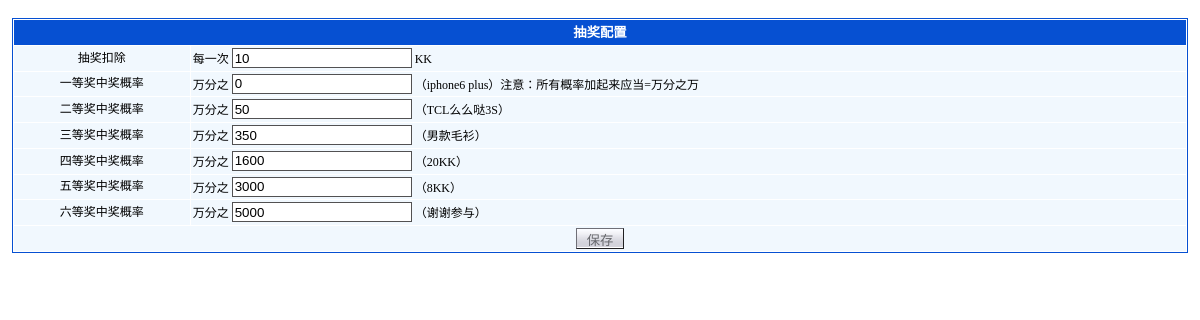
Page /admin/config_lottery.php (signed in) on the committed database.
### tables this page shows
CREATE TABLE IF NOT EXISTS `h_config` (
  `id` int(11) NOT NULL AUTO_INCREMENT,
  `h_webName` varchar(50) DEFAULT NULL,
  `h_webLogo` varchar(250) DEFAULT NULL,
  `h_webLogoLogin` varchar(250) DEFAULT NULL,
  `h_webKeyword` varchar(250) DEFAULT NULL,
  `h_keyword` text,
  `h_description` text,
  `h_leftContact` text,
  `h_counter` text,
  `h_footer` text,
  `h_rewriteOpen` int(11) DEFAULT '0',
  `h_point2Member` decimal(11,0) DEFAULT '0' COMMENT '激活会员需要多少金币',
  `h_point1MemberPoint2` int(11) DEFAULT '0' COMMENT '被激活的会员拥有多少金币',
  `h_point2Quit` int(11) DEFAULT '0' COMMENT '放弃已经拍下来的金币，扣多少金币作为惩罚',
  `h_withdrawFee` decimal(11,2) DEFAULT '0.00' COMMENT '提现手续费百分比',
  `h_withdrawMinCom` int(11) DEFAULT '0' COMMENT '提现要求至少直荐多少人',
  `h_withdrawMinMoney` int(11) DEFAULT '0' COMMENT '提现最低要求金额',
  `h_point2Lottery` int(11) DEFAULT '0' COMMENT '抽奖一次扣多少金币',
  `h_lottery1` int(11) DEFAULT '0' COMMENT '1等奖中奖概率，万分之几',
  `h_lottery2` int(11) DEFAULT '0',
  `h_lottery3` int(11) DEFAULT '0',
  `h_lottery4` int(11) DEFAULT '0',
  `h_lottery5` int(11) DEFAULT '0',
  `h_lottery6` int(11) DEFAULT '0',
  `h_point2Com1` decimal(12,4) DEFAULT '0.0000' COMMENT '1代直推奖励',
  `h_point2Com2` decimal(12,4) DEFAULT '0.0000',
  `h_point2Com3` decimal(12,4) DEFAULT '0.0000',
  `h_point2Com4` decimal(12,4) DEFAULT '0.0000',
  `h_point2Com5` decimal(12,4) DEFAULT '0.0000',
  `h_point2Com6` decimal(11,2) DEFAULT '0.00' COMMENT '6-10保留，未用',
  `h_point2Com7` decimal(11,2) DEFAULT '0.00',
  `h_point2Com8` decimal(11,2) DEFAULT '0.00',
  `h_point2Com9` decimal(11,2) DEFAULT '0.00',
  `h_point2Com10` decimal(11,2) DEFAULT '0.00',
  `h_levelUpTo0` int(11) DEFAULT '0' COMMENT '升级至vip需要直荐多少人',
  `h_levelUpTo1` int(11) DEFAULT '0',
  `h_levelUpTo2` int(11) DEFAULT '0',
  `h_levelUpTo3` int(11) DEFAULT '0',
  `h_levelUpTo4` int(11) DEFAULT '0',
  `h_levelUpTo5` int(11) DEFAULT '0' COMMENT '5-10保留，未启用',
  `h_levelUpTo6` int(11) DEFAULT '0',
  `h_levelUpTo7` int(11) DEFAULT '0',
  `h_levelUpTo8` int(11) DEFAULT '0',
  `h_levelUpTo9` int(11) DEFAULT '0',
  `h_levelUpTo10` int(11) DEFAULT '0',
  `h_serviceQQ` char(255) DEFAULT NULL,
  `h_point2ComReg` int(11) DEFAULT '0' COMMENT '推荐1个注册会员送金币',
  `h_point2ComRegAct` int(11) DEFAULT '0' COMMENT '推荐的会员被激活时送金币',
  PRIMARY KEY (`id`)
);

### include/mysql.php (called while the page is built, shortened)
<?php
class dbmysql {
	var $link;
	private static $_instance = null;
	public static function getInstance($con_db_host,$con_db_id,$con_db_pass,$con_db_name) {
		if (is_null ( self::$_instance )) {
			self::$_instance = new self($con_db_host,$con_db_id,$con_db_pass,$con_db_name);
		}
		return self::$_instance;
	}
	function __construct($con_db_host,$con_db_id,$con_db_pass,$con_db_name = '',$db_charset = 'utf8',$pconnect = 0){
		if ($pconnect) {
			if (!$this->link = @mysql_pconnect($con_db_host,$con_db_id,$con_db_pass)) {
				$this->halt('Can not connect to MySQL Server');
			}else{
				if ($con_db_name) {
					@mysql_select_db($con_db_name,$this->link);
				}
			}
		} else {
			if (!$this->link = @mysqli_connect($con_db_host,$con_db_id,$con_db_pass,$con_db_name)) {
				$this->halt('Can not connect to MySQL Server');
			}
		}
	}
	function query_direct($sql){
		return mysqli_query($this->link,$sql);
	}
	function fetch_array($query,$result_type=MYSQL_ASSOC){
		if (!$query) {
			return "";
		} else {
			return mysqli_fetch_array($query,$result_type);
		}
	}
	function free_result($query) {
		return mysqli_free_result($query);
	}
	function get_one($sql){
		$query = $this->query_direct($sql);
		$rs = $this->fetch_array($query);
		return $rs;
	}
	function version(){
		return mysqli_get_server_info($this->link);
	}
}
?>

### include/conn.php (called while the page is built, shortened)
<?php
$db_settings = parse_ini_file('dbConfig.php');
@extract($db_settings);
require_once 'mysql.php';
$db =dbmysql::getInstance($con_db_host,$con_db_id,$con_db_pass,$con_db_name);

### admin/config_lottery.php (the view, shortened to what this page needs)
<?php
require_once 'header.php';
switch($clause)
{
	default:
		editinfo();
		break;
}
function editinfo()
{
	global $db;
	$rs = $db->get_one("SELECT * FROM `h_config`");
	if(!$rs)
	{
	}
	else
	{
?>
<form action="?clause=saveeditinfo" method="post" name="addinfo">
  <table width="98%" border="0" align="center" cellpadding="2" cellspacing="1" bgcolor="#FFFFFF" class="tableborder">
    <tr>
      <td height="25" colspan="2" align="center" class="tdtitle">抽奖配置</td>
    </tr>
    <tr class="tdbottom" onMouseOver="javascript:this.className='tdbottomover';" onMouseOut="javascript:this.className='tdbottom';">
      <td width="15%" align="center">抽奖扣除</td>
      <td>每一次 <input name="h_point2Lottery" type="text" class="inputclass1" maxlength="8" value="<?php echo $rs['h_point2Lottery']; ?>" /> KK</td>
    </tr>
    <tr class="tdbottom" onMouseOver="javascript:this.className='tdbottomover';" onMouseOut="javascript:this.className='tdbottom';">
      <td align="center">一等奖中奖概率</td>
      <td>万分之 <input name="h_lottery1" type="text" class="inputclass1" maxlength="8" value="<?php echo $rs['h_lottery1']; ?>" /> （iphone6 plus）注意：所有概率加起来应当=万分之万</td>
    </tr>
    <tr class="tdbottom" onMouseOver="javascript:this.className='tdbottomover';" onMouseOut="javascript:this.className='tdbottom';">
      <td align="center">二等奖中奖概率</td>
      <td>万分之 <input name="h_lottery2" type="text" class="inputclass1" maxlength="8" value="<?php echo $rs['h_lottery2']; ?>" /> （TCL么么哒3S）</td>
    </tr>
    <tr class="tdbottom" onMouseOver="javascript:this.className='tdbottomover';" onMouseOut="javascript:this.className='tdbottom';">
      <td align="center">三等奖中奖概率</td>
      <td>万分之 <input name="h_lottery3" type="text" class="inputclass1" maxlength="8" value="<?php echo $rs['h_lottery3']; ?>" /> （男款毛衫）</td>
    </tr>
    <tr class="tdbottom" onMouseOver="javascript:this.className='tdbottomover';" onMouseOut="javascript:this.className='tdbottom';">
      <td align="center">四等奖中奖概率</td>
      <td>万分之 <input name="h_lottery4" type="text" class="inputclass1" maxlength="8" value="<?php echo $rs['h_lottery4']; ?>" /> （20KK）</td>
    </tr>
    <tr class="tdbottom" onMouseOver="javascript:this.className='tdbottomover';" onMouseOut="javascript:this.className='tdbottom';">
      <td align="center">五等奖中奖概率</td>
      <td>万分之 <input name="h_lottery5" type="text" class="inputclass1" maxlength="8" value="<?php echo $rs['h_lottery5']; ?>" /> （8KK）</td>
    </tr>
    <tr class="tdbottom" onMouseOver="javascript:this.className='tdbottomover';" onMouseOut="javascript:this.className='tdbottom';">
      <td align="center">六等奖中奖概率</td>
      <td>万分之 <input name="h_lottery6" type="text" class="inputclass1" maxlength="8" value="<?php echo $rs['h_lottery6']; ?>" /> （谢谢参与）</td>
    </tr>
    <tr class="tdbottom" onMouseOver="javascript:this.className='tdbottomover';" onMouseOut="javascript:this.className='tdbottom';">
      <td align="center" colspan="2"><input type="submit" name="Submit" value=" 保存 " class="bttn"></td>
    </tr>
  </table>
</form>
<?php
	}
}
?>

### css/admin.css (style rules this page uses)
body { margin: 0px; font-size: 9pt; text-decoration: none; line-height: 150%; background-color: #ffffff; text-decoration: none; }
td { font-size: 9pt; }
form { margin:0px; }
.tableborder { border: 1px solid #0650D2; }
.tdbottom { background:#F1F8FE; line-height: 120%; padding-left:8px; }
.tdtitle { background:#0650D2; color:#ffffff; font-size: 10pt; line-height: 120%; font-weight:bold; }
.inputclass1 { border:1px solid #525152; width:180px; height:20px; }
.bttn { border:#6F6F77 1px outset; background-color:#FFFFFF; background-image:url(../images/btn.gif); height: 21px; color:#66676C; cursor:hand; }

### rows in the picture
h_config: h_point2Lottery "10", h_lottery1 "0", h_lottery2 "50", h_lottery3 "350", h_lottery4 "1600", h_lottery5 "3000", h_lottery6 "5000"
